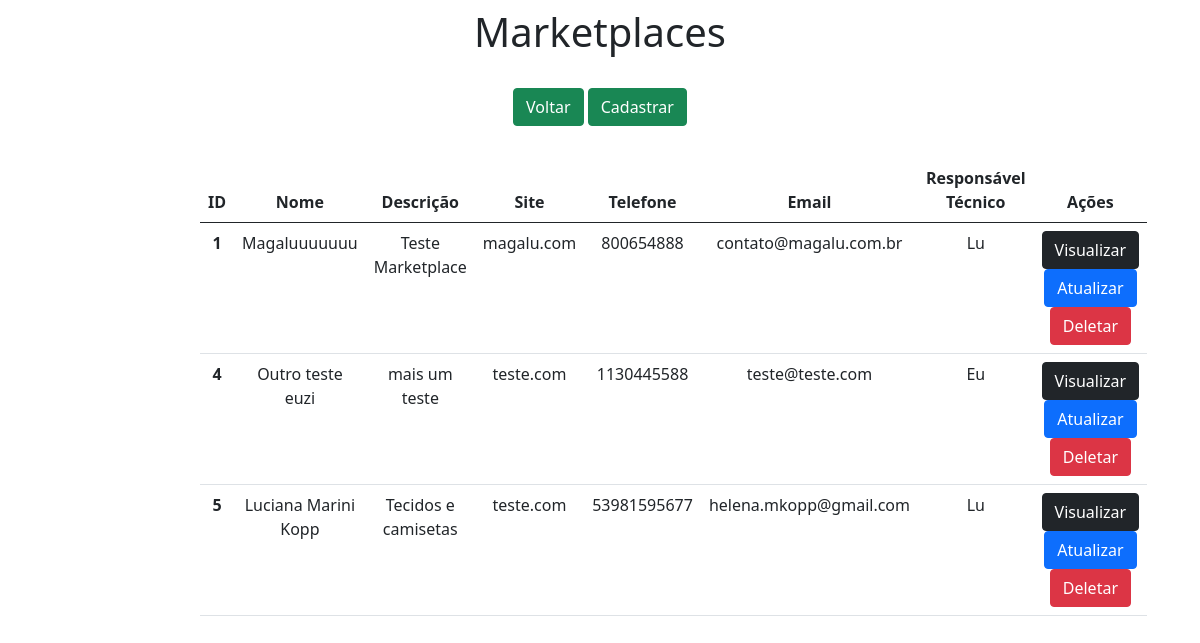
The app's page /marketplaces/, older data.
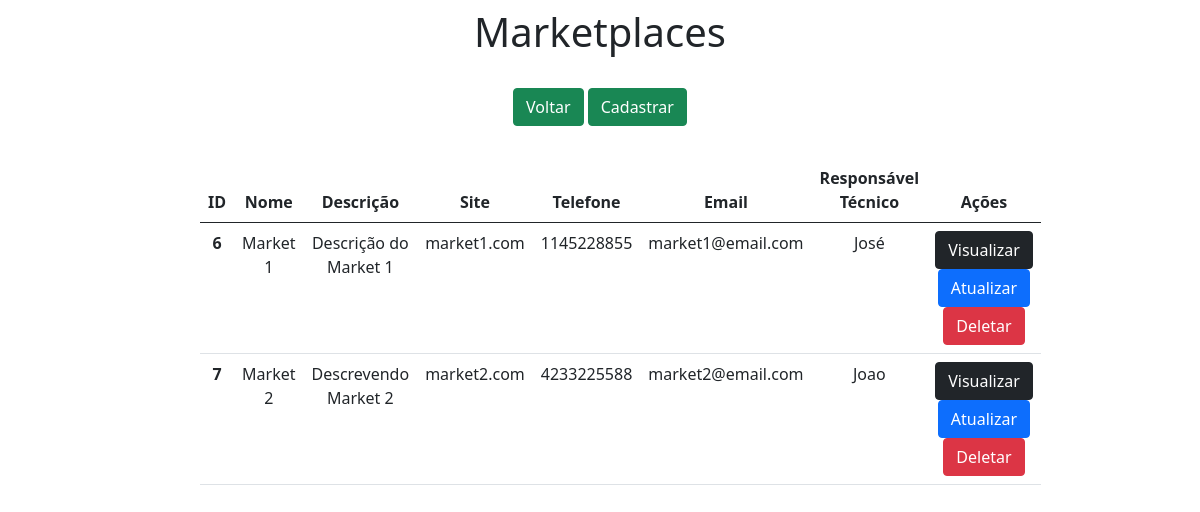
The same page, newer data.
### app/models.py (models this page shows)
class Marketplaces(models.Model):
   name = models.CharField(max_length=80)
   description = models.CharField(max_length=150)
   site = models.CharField(max_length=100)
   phone = models.IntegerField()
   email = models.CharField(max_length=100)
   technical_manager = models.CharField(max_length=120)

### app/views.py (the view)
# urls.py: path('marketplaces/', marketplaces, name='marketplaces'),
def marketplaces(request):
    data = {}
    data['db'] = Marketplaces.objects.all()
    return render(request, 'marketplaces.html', data)

### app/templates/marketplaces.html (shortened to what this page needs)
<!DOCTYPE html>
<html lang="pt-br">
<head>
    <link href="https://cdn.jsdelivr.net/npm/bootstrap@5.0.0-beta2/dist/css/bootstrap.min.css" rel="stylesheet"
>
</head>
<body>
    <div class="col-8 m-auto pt-2 pb-2 text-center">
        <h1>Marketplaces</h1>
    </div>
    <div class="col-8 m-auto pt-3 pb-2 text-center">
        <a href="/" class="btn btn-success">Voltar</a>
        <a href="/marketplacesForm" class="btn btn-success">Cadastrar</a>
    </div>
    <div class="col-8 m-auto pt-4 pb-2 text-center">
        <table class="table">
          <thead class="thead-dark">
            <tr>
              <th scope="col">ID</th>
              <th scope="col">Nome</th>
              <th scope="col">Descrição</th>
                <th scope="col">Site</th>
              <th scope="col">Telefone</th>
              <th scope="col">Email</th>
                <th scope="col">Responsável Técnico</th>
                <th scope="col">Ações</th>
            </tr>
          </thead>
          <tbody>
          {% for dbs in db %}
            <tr>
              <th>{{dbs.id}}</th>
              <td>{{dbs.name}}</td>
              <td>{{dbs.description}}</td>
              <td>{{dbs.site}}</td>
                <td>{{dbs.phone}}</td>
              <td>{{dbs.email}}</td>
              <td>{{dbs.technical_manager}}</td>
                <td>
                    <a href="/viewMarketplace/{{dbs.id}}" class="btn btn-dark">Visualizar</a>
                    <a href="/editMarketplace/{{dbs.id}}" class="btn btn-primary">Atualizar</a>
                    <a href="/deleteMarketplace/{{dbs.id}}" class="btn btn-danger btnDel">Deletar</a>
                </td>
            </tr>
          {% endfor %}
          </tbody>
        </table>
    </div>
    {% load static %}
</body>
</html>

Row changes from the older to the newer data that the page shows:
removed Marketplaces: id "1", name "Magaluuuuuuu", description "Teste Marketplace", site "magalu.com", phone "800654888", email "contato@magalu.com.br", technical_manager "Lu"
removed Marketplaces: id "4", name "Outro teste euzi", description "mais um teste", site "teste.com", phone "1130445588", email "teste@teste.com", technical_manager "Eu"
removed Marketplaces: id "5", name "Luciana Marini Kopp", description "Tecidos e camisetas", site "teste.com", phone "53981595677", email "helena.mkopp@gmail.com", technical_manager "Lu"
added Marketplaces: id "6", name "Market 1", description "Descrição do Market 1", site "market1.com", phone "1145228855", email "market1@email.com", technical_manager "José"
added Marketplaces: id "7", name "Market 2", description "Descrevendo Market 2", site "market2.com", phone "4233225588", email "market2@email.com", technical_manager "Joao"
